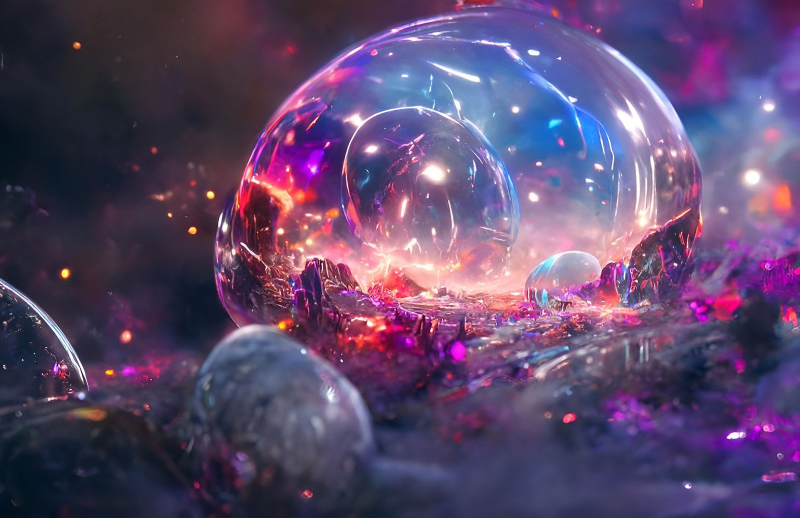
#> input picture containerization/ex1/input_image.jpg, 1600 x 1035 px (shown at 1/2 size)
$ python script.py 5 input_image.jpg out.png
#> lines starting #> are read from the running program, lines starting #| are printed output that depends on the picture
import sys
import os
import numpy as np
from PIL import Image

# Function to manipulate a numpy array
def manipulate_array(arr):
    return np.sqrt(arr)  # Example operation: square root of elements

# Function to resize an image using Pillow
def process_image(image_path, output_path, size):
#> called with image_path = 'input_image.jpg', output_path = 'out.png', size = (200, 200)
    img = Image.open(image_path)
#> img is the input picture: PIL image 1600x1035 RGB; mean R, G, B 92.9, 72, 108.5
    img_resized = img.resize(size)
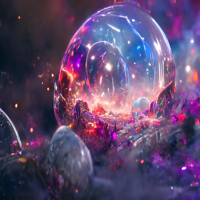
#> img_resized: PIL image 200x200 RGB; mean R, G, B 92.9, 72, 108.5
    img_resized.save(output_path)
    print(f"Image saved to {output_path} with size {size}")

# Main function to handle arguments, environment variables, and operations
def main():
    try:

        # Retrieve environment variable (for example, a default image size)
        default_size = os.getenv('IMAGE_SIZE', '200x200')  # Example: 200x200
        default_size = tuple(map(int, default_size.split('x')))

        # Parse command-line arguments
        if len(sys.argv) < 2:
            print("Usage: python script.py <array_length> <image_path> <output_image_path>")
            sys.exit(1)

        array_length = int(sys.argv[1])
        image_path = sys.argv[2]
        output_image_path = sys.argv[3]

        # Create a random numpy array and manipulate it
        arr = np.random.rand(array_length)
        print(f"Original array:\n{arr}")
        manipulated_array = manipulate_array(arr)
        print(f"Manipulated array (square roots):\n{manipulated_array}")

        # Process the image: resize to default or specified size
        process_image(image_path, output_image_path, default_size)

    except Exception as e:
        print(f"error occured:{e}")

if __name__ == "__main__":
    main()
